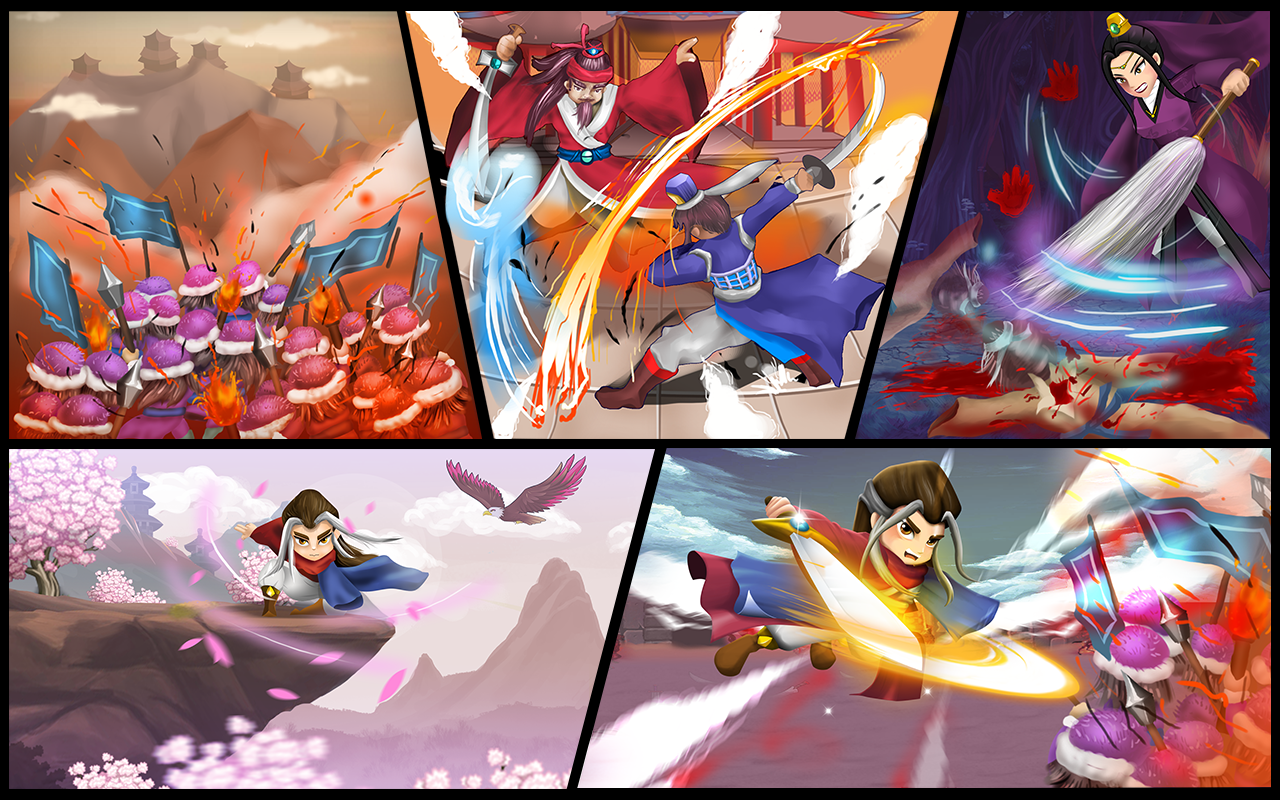

The image is a tile-based game level rendered from a .tmx file. Its description and complete source (layers, tilesets, objects, tile grids) follow:
An orthogonal 16x10 tile map with 80x80 px tiles, 5 tile layers (Scene1, Scene2, Scene3, Scene4, ...), 5 tilesets.

<map version="2017.05.26" orientation="orthogonal" renderorder="right-down" width="16" height="10" tilewidth="80" tileheight="80" nextobjectid="1">
 <tileset firstgid="1" name="scene_4" tilewidth="80" tileheight="80" tilecount="160" columns="16">
  <image source="scene_4.png" width="1280" height="800" />
 </tileset>
 <tileset firstgid="161" name="scene_5" tilewidth="80" tileheight="80" tilecount="160" columns="16">
  <image source="scene_5.png" width="1280" height="800" />
 </tileset>
 <tileset firstgid="321" name="scene_1" tilewidth="80" tileheight="80" tilecount="160" columns="16">
  <image source="scene_1.png" width="1280" height="800" />
 </tileset>
 <tileset firstgid="481" name="scene_2" tilewidth="80" tileheight="80" tilecount="160" columns="16">
  <image source="scene_2.png" width="1280" height="800" />
 </tileset>
 <tileset firstgid="641" name="scene_3" tilewidth="80" tileheight="80" tilecount="160" columns="16">
  <image source="scene_3.png" width="1280" height="800" />
 </tileset>
 <layer name="Scene1" width="16" height="10">
  <data encoding="csv">
321,322,323,324,325,326,327,0,0,0,0,0,0,0,0,0,
337,338,339,340,341,342,343,0,0,0,0,0,0,0,0,0,
353,354,355,356,357,358,359,0,0,0,0,0,0,0,0,0,
369,370,371,372,373,374,375,0,0,0,0,0,0,0,0,0,
385,386,387,388,389,390,391,0,0,0,0,0,0,0,0,0,
401,402,403,404,405,406,407,0,0,0,0,0,0,0,0,0,
0,0,0,0,0,0,0,0,0,0,0,0,0,0,0,0,
0,0,0,0,0,0,0,0,0,0,0,0,0,0,0,0,
0,0,0,0,0,0,0,0,0,0,0,0,0,0,0,0,
0,0,0,0,0,0,0,0,0,0,0,0,0,0,0,0
</data>
 </layer>
 <layer name="Scene2" width="16" height="10">
  <data encoding="csv">
0,0,0,0,0,486,487,488,489,490,491,492,0,0,0,0,
0,0,0,0,0,502,503,504,505,506,507,508,0,0,0,0,
0,0,0,0,0,518,519,520,521,522,523,524,0,0,0,0,
0,0,0,0,0,534,535,536,537,538,539,540,0,0,0,0,
0,0,0,0,0,550,551,552,553,554,555,556,0,0,0,0,
0,0,0,0,0,566,567,568,569,570,571,572,0,0,0,0,
0,0,0,0,0,0,0,0,0,0,0,0,0,0,0,0,
0,0,0,0,0,0,0,0,0,0,0,0,0,0,0,0,
0,0,0,0,0,0,0,0,0,0,0,0,0,0,0,0,
0,0,0,0,0,0,0,0,0,0,0,0,0,0,0,0
</data>
 </layer>
 <layer name="Scene3" width="16" height="10">
  <data encoding="csv">
0,0,0,0,0,0,0,0,0,0,651,652,653,654,655,656,
0,0,0,0,0,0,0,0,0,0,667,668,669,670,671,672,
0,0,0,0,0,0,0,0,0,0,683,684,685,686,687,688,
0,0,0,0,0,0,0,0,0,0,699,700,701,702,703,704,
0,0,0,0,0,0,0,0,0,0,715,716,717,718,719,720,
0,0,0,0,0,0,0,0,0,0,731,732,733,734,735,736,
0,0,0,0,0,0,0,0,0,0,0,0,0,0,0,0,
0,0,0,0,0,0,0,0,0,0,0,0,0,0,0,0,
0,0,0,0,0,0,0,0,0,0,0,0,0,0,0,0,
0,0,0,0,0,0,0,0,0,0,0,0,0,0,0,0
</data>
 </layer>
 <layer name="Scene4" width="16" height="10">
  <data encoding="csv">
0,0,0,0,0,0,0,0,0,0,0,0,0,0,0,0,
0,0,0,0,0,0,0,0,0,0,0,0,0,0,0,0,
0,0,0,0,0,0,0,0,0,0,0,0,0,0,0,0,
0,0,0,0,0,0,0,0,0,0,0,0,0,0,0,0,
0,0,0,0,0,0,0,0,0,0,0,0,0,0,0,0,
81,82,83,84,85,86,87,88,89,0,0,0,0,0,0,0,
97,98,99,100,101,102,103,104,105,0,0,0,0,0,0,0,
113,114,115,116,117,118,119,120,121,0,0,0,0,0,0,0,
129,130,131,132,133,134,135,136,137,0,0,0,0,0,0,0,
145,146,147,148,149,150,151,152,153,0,0,0,0,0,0,0
</data>
 </layer>
 <layer name="Scene5" width="16" height="10">
  <data encoding="csv">
0,0,0,0,0,0,0,0,0,0,0,0,0,0,0,0,
0,0,0,0,0,0,0,0,0,0,0,0,0,0,0,0,
0,0,0,0,0,0,0,0,0,0,0,0,0,0,0,0,
0,0,0,0,0,0,0,0,0,0,0,0,0,0,0,0,
0,0,0,0,0,0,0,0,0,0,0,0,0,0,0,0,
0,0,0,0,0,0,0,248,249,250,251,252,253,254,255,256,
0,0,0,0,0,0,0,264,265,266,267,268,269,270,271,272,
0,0,0,0,0,0,0,280,281,282,283,284,285,286,287,288,
0,0,0,0,0,0,0,296,297,298,299,300,301,302,303,304,
0,0,0,0,0,0,0,312,313,314,315,316,317,318,319,320
</data>
 </layer>
</map>
